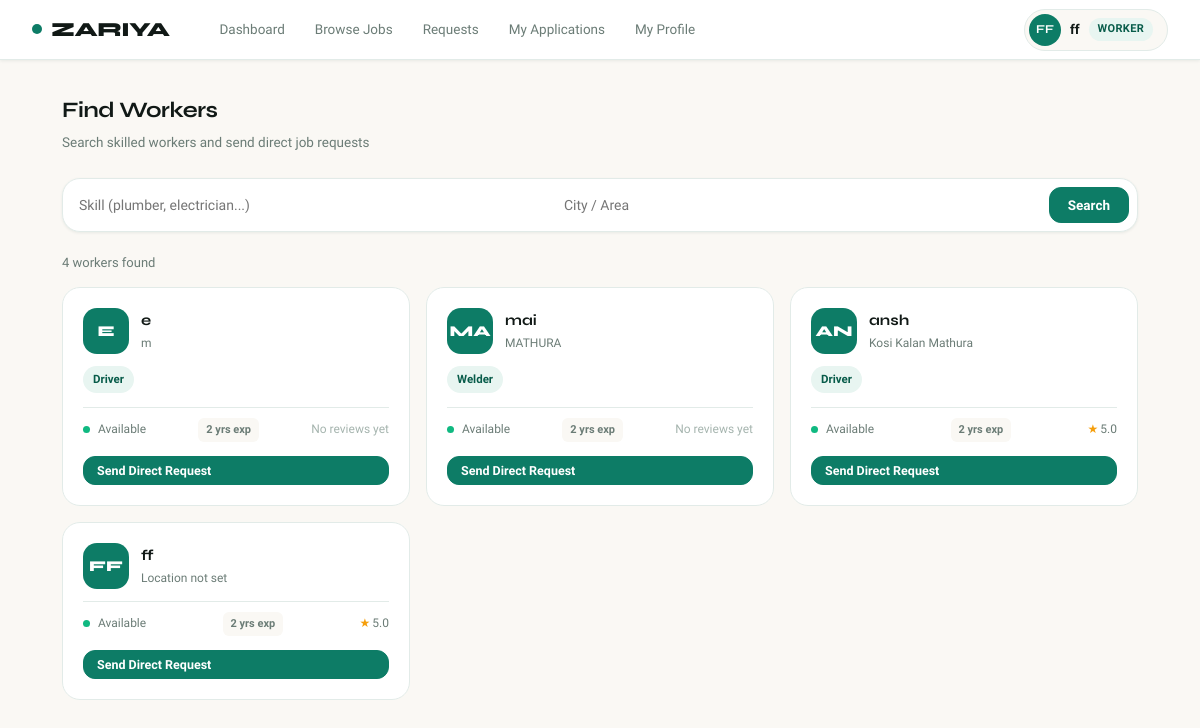
The page /find-workers (signed in) on the database its author committed.
### models.py (models this page shows, shortened)
class User(UserMixin, db.Model):
    __tablename__ = 'users'
    id             = db.Column(db.Integer, primary_key=True)
    name           = db.Column(db.String(100), nullable=False)
    email          = db.Column(db.String(120), unique=True, nullable=False)
    phone          = db.Column(db.String(15))
    password       = db.Column(db.String(256), nullable=False)
    role           = db.Column(db.String(10), nullable=False)   # 'customer' / 'worker'
    city           = db.Column(db.String(100))
    created_at     = db.Column(db.DateTime, default=datetime.utcnow)
    profile_photo  = db.Column(db.String(255))   # filename stored in /static/uploads/
    skill          = db.Column(db.String(100))
    experience     = db.Column(db.Integer)
    is_available   = db.Column(db.Boolean, default=True)
    avg_rating     = db.Column(db.Float, default=0.0)
    total_reviews  = db.Column(db.Integer, default=0)
    total_earned   = db.Column(db.Float, default=0.0)   # total money received
    dark_mode      = db.Column(db.Boolean, default=False)
    theme_color    = db.Column(db.String(20), default='teal')   # teal / blue / purple / amber
    jobs_posted    = db.relationship('Job', backref='customer', lazy=True,
                                     foreign_keys='Job.customer_id')
    applications   = db.relationship('Application', backref='worker', lazy=True,
                                     foreign_keys='Application.worker_id')
    reviews_given  = db.relationship('Review', backref='reviewer', lazy=True,
                                     foreign_keys='Review.reviewer_id')
    def get_initials(self):
        parts = self.name.strip().split()
        return (parts[0][0] + parts[-1][0]).upper() if len(parts) > 1 else parts[0][:2].upper()

### app.py (the view)
@app.route('/find-workers')
@login_required
def find_workers():
    skill    = request.args.get('skill', '')
    location = request.args.get('location', '')
    query = User.query.filter_by(role='worker', is_available=True)
    if skill:
        query = query.filter(User.skill.ilike(f'%{skill}%'))
    if location:
        query = query.filter(User.city.ilike(f'%{location}%'))
    workers = query.all()
    return render_template('customer/find_workers.html', workers=workers,
                           skill=skill, location=location)

### app.py (called while the page is built)
@login_manager.user_loader
def load_user(user_id):
    return User.query.get(int(user_id))

### templates/customer/find_workers.html (shortened to what this page needs)
{% extends 'base.html' %}
{% block content %}
<div class="page-header">
  <div>
    <div class="page-title">Find Workers</div>
    <div class="page-sub">Search skilled workers and send direct job requests</div>
  </div>
</div>
<form method="GET" class="search-bar">
  <input type="text" name="skill"     value="{{ skill }}"     placeholder="Skill (plumber, electrician...)" />
  <input type="text" name="location"  value="{{ location }}"  placeholder="City / Area" />
  <button type="submit" class="btn btn-green">Search</button>
</form>
{% if workers %}
  <div style="font-size:13px;color:var(--text-muted);margin-bottom:14px;">
    {{ workers|length }} worker{{ 's' if workers|length != 1 }} found
  </div>
  <div class="cards-grid">
    {% for worker in workers %}
    <div class="wcard">
      <div class="wcard-head">
        <div class="wcard-av">
          {% if worker.profile_photo %}
            <img src="{{ url_for('uploaded_file', filename=worker.profile_photo) }}" alt="Photo">
          {% else %}
            {{ worker.get_initials() }}
          {% endif %}
        </div>
        <div>
          <div class="wcard-name">{{ worker.name }}</div>
          <div class="wcard-loc">{{ worker.city or 'Location not set' }}</div>
        </div>
      </div>
      <div class="wcard-tags">
        {% if worker.skill %}<span class="tag tag-green">{{ worker.skill }}</span>{% endif %}
      </div>
      <div class="wcard-meta">
        <span>
          <span class="avail-dot {% if not worker.is_available %}avail-off{% endif %}"></span>
          {{ 'Available' if worker.is_available else 'Unavailable' }}
        </span>
        {% if worker.experience %}<span class="exp-chip">{{ worker.experience }} yrs exp</span>{% endif %}
        {% if worker.avg_rating > 0 %}
          <span><span class="stars">★</span> {{ "%.1f"|format(worker.avg_rating) }}</span>
        {% else %}
          <span style="color:var(--text-hint);font-size:12px;">No reviews yet</span>
        {% endif %}
      </div>
      <button onclick="toggleRequestForm({{ worker.id }})" class="btn btn-green btn-sm" style="width:100%;">
        Send Direct Request
      </button>
    </div>
    {% endfor %}
  </div>
{% endif %}
{% endblock %}

### templates/base.html (shortened to what this page needs)
<!DOCTYPE html>
<html lang="en" data-theme-color="teal" data-dark="false">
<head>
  <link rel="stylesheet" href="{{ url_for('static', filename='css/style.css') }}">
</head>
<body>
{% if current_user.is_authenticated %}
<nav class="topbar">
  <div class="topbar-left">
    <a href="{{ url_for('dashboard') }}" class="logo">
      <span class="logo-dot"></span>
      ZARIYA
    </a>
    <div class="nav-links">
      {% if current_user.role == 'customer' %}
        <a href="{{ url_for('dashboard') }}"   class="nav-link {% if request.endpoint=='dashboard'   %}active{% endif %}">Dashboard</a>
        <a href="{{ url_for('find_workers') }}" class="nav-link {% if request.endpoint=='find_workers' %}active{% endif %}">Find Workers</a>
        <a href="{{ url_for('post_job') }}"     class="nav-link {% if request.endpoint=='post_job'    %}active{% endif %}">Post a Job</a>
        <a href="{{ url_for('my_jobs') }}"      class="nav-link {% if request.endpoint=='my_jobs'     %}active{% endif %}">My Jobs</a>
      {% else %}
        <a href="{{ url_for('dashboard') }}"      class="nav-link {% if request.endpoint=='dashboard'      %}active{% endif %}">Dashboard</a>
        <a href="{{ url_for('browse_jobs') }}"    class="nav-link {% if request.endpoint=='browse_jobs'    %}active{% endif %}">Browse Jobs</a>
        <a href="{{ url_for('my_requests') }}"    class="nav-link {% if request.endpoint=='my_requests'    %}active{% endif %}">
          Requests
          {%- set dr_count = namespace(n=0) %}
          {%- for a in current_user.applications %}
            {%- if a.job.is_direct_request and a.status == 'pending' %}
              {%- set dr_count.n = dr_count.n + 1 %}
            {%- endif %}
          {%- endfor %}
        </a>
        <a href="{{ url_for('my_applications') }}" class="nav-link {% if request.endpoint=='my_applications' %}active{% endif %}">My Applications</a>
        <a href="{{ url_for('profile') }}"         class="nav-link {% if request.endpoint=='profile'         %}active{% endif %}">My Profile</a>
      {% endif %}
    </div>
  </div>
  <div class="topbar-right">
    <div class="user-pill" tabindex="0">
      <div class="user-av">
        {% if current_user.profile_photo %}
          <img src="{{ url_for('uploaded_file', filename=current_user.profile_photo) }}" alt="Photo">
        {% else %}
          {{ current_user.get_initials() }}
        {% endif %}
      </div>
      <span class="user-name">{{ current_user.name.split()[0] }}</span>
      <span class="role-tag {{ current_user.role }}">{{ current_user.role }}</span>
    </div>
  </div>
</nav>
{% endif %}
<main>{% block content %}{% endblock %}</main>
</body>
</html>

### rows shown on the page
User: get_initials "FF", name "ff", role "WORKER", city "Location not set", is_available "Available", experience "2", avg_rating "5.0"
User: get_initials "E", name "e", city "m", skill "Driver", is_available "Available", experience "2", avg_rating "No reviews yet"
User: get_initials "MA", name "mai", city "MATHURA", skill "Welder", is_available "Available", experience "2", avg_rating "No reviews yet"
User: get_initials "AN", name "ansh", city "Kosi Kalan Mathura", skill "Driver", is_available "Available", experience "2", avg_rating "5.0"

### other values the page prints
{{ workers|length }} "4"
{{ 's' if workers|length != 1 }} "s"
